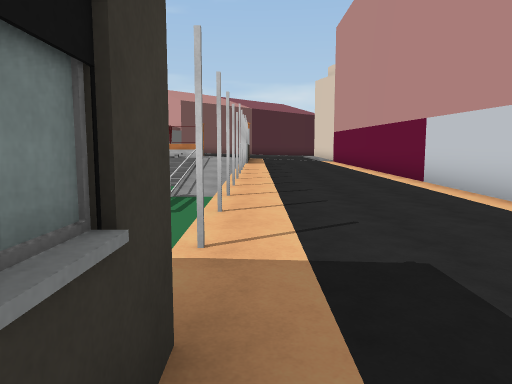
[1] (above)

16 first-person views from a walk through a Unity game level. The camera is 1.5 m above the floor, tilts 6° down and sees 70° across. Doors are open. The floor is counted in squares, 2 m on a side. Each view is taken from the middle of a square. On the plan, view 1 faces up. The plan holds only what a view shows up to about 11 squares ahead; the rest is blank. The place goes on beyond the plan. The player is left out. Some surface patterns are stand-ins.

[2]
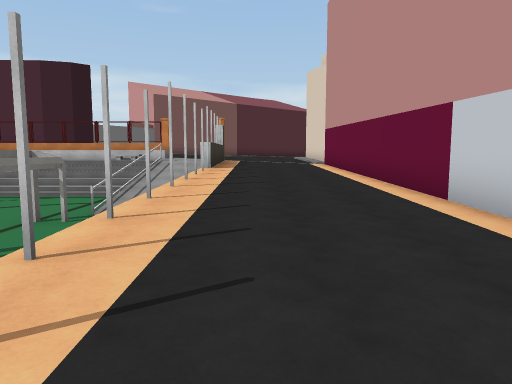

[3]
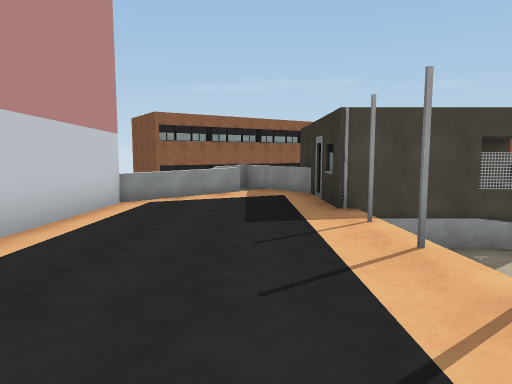

[4]
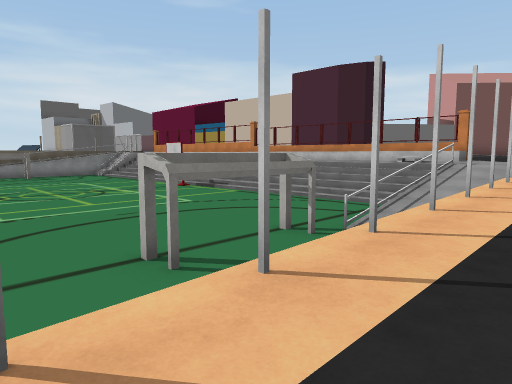

[5]
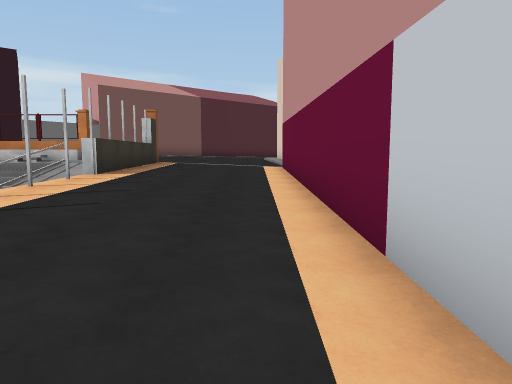

[6]
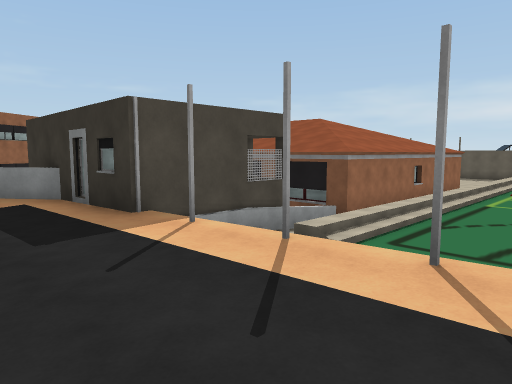

[7]
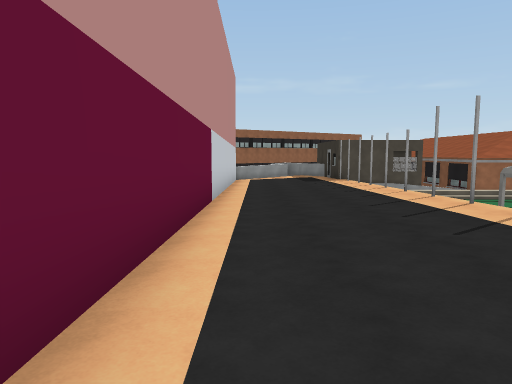

[8]
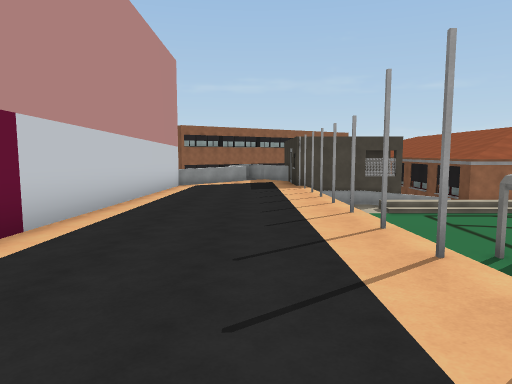

[9]
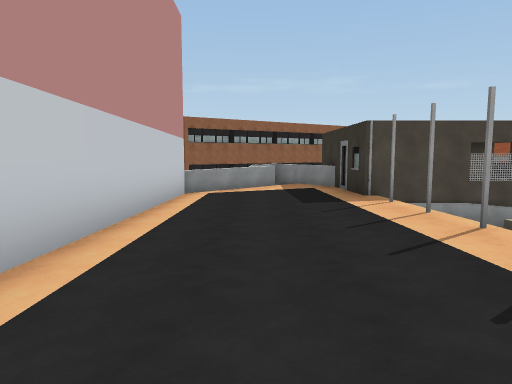

[10]
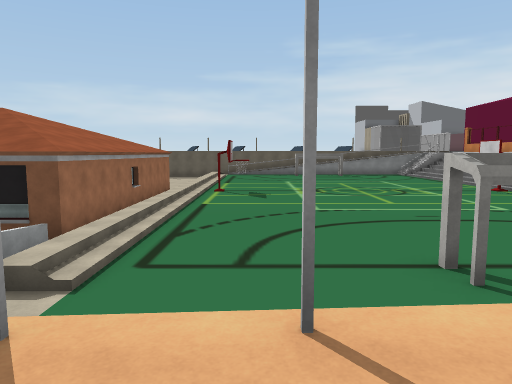

[11]
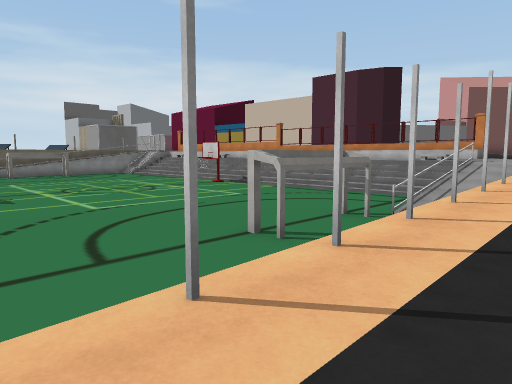

[12]
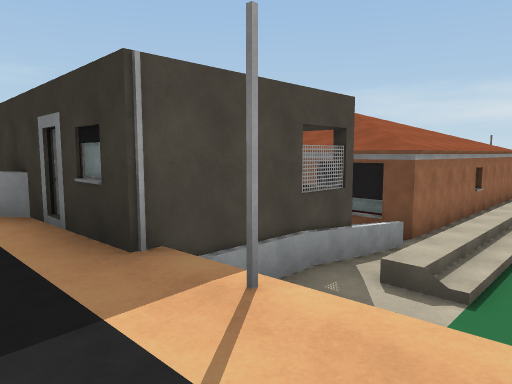

[13]
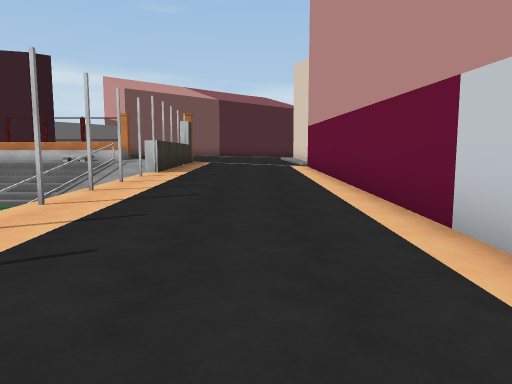

[14]
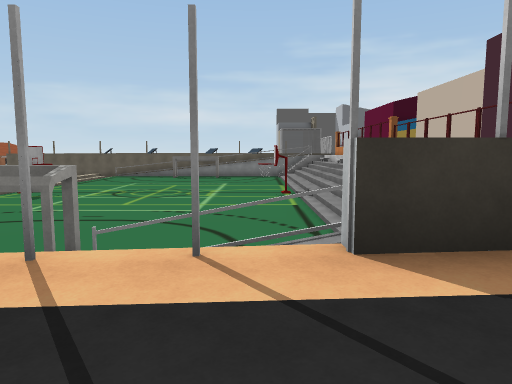

[15]
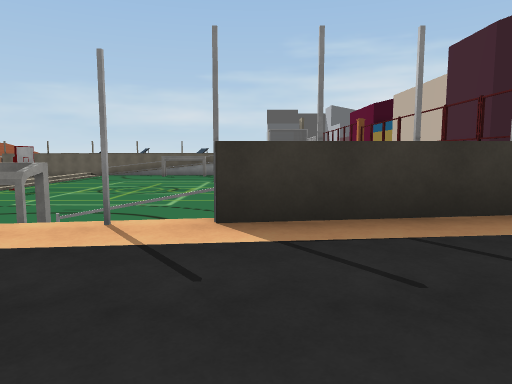

[16]
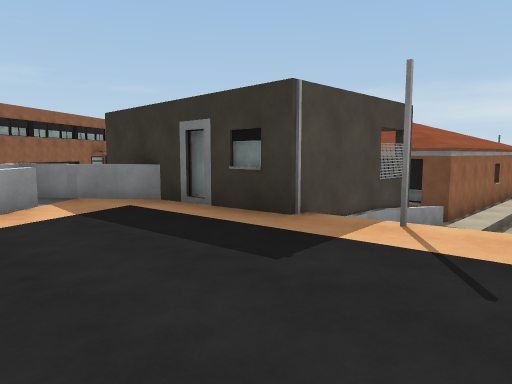

### Floor plan
Key: @ floor where view 1 was taken; # wall or solid block; x gap in a wall; . main floor; - floor 0.25 m lower than the main floor; _ floor 0.5 m lower than the main floor; : floor 0.75 m higher than the main floor; + floor 1 m higher than the main floor; * floor 1.25 m higher than the main floor; % floor 1.5 m higher than the main floor; & floor 1.75 m higher than the main floor; / step, stairs or slope; = window, fence, low wall or low ledge; v drop or lower ground.
Columns run from 12 left of view 1 to 4 right of it. Each row starts with its distance up from view 1.
 16        /////=&&&#
 15    /////////#&&%#
 14    .......//#&%%#
 13    .......//=&%%#
 12   ........//&%%%#
 11   ..........%%%%#
 10   ..........x%%*#
  9   ..........x%**#
  8  ...........%***#
  7  ........#..%***#
  6  ...........=***#
  5  ...........=**+#
  4  ...........=*++#
  3   ////////..=+++#
  2   ______/-..++++#
  1 #######==###+++:#
  0       # v  #@++:#
 -1       #    #++:##
 -2            #=+=#
 -3             #++
 -4             #==

Where each view was taken, in squares from view 1:
view 1: 0 up, 0 right, facing up
view 2: 3 up, 1 right, facing up
view 3: 7 up, 1 right, facing down
view 4: 5 up, 1 right, facing up-left
view 5: 6 up, 3 right, facing up
view 6: 6 up, 2 right, facing down-left
view 7: 16 up, 3 right, facing down
view 8: 13 up, 1 right, facing down
view 9: 9 up, 2 right, facing down
view 10: 5 up, 1 right, facing left
view 11: 3 up, 1 right, facing up-left
view 12: 4 up, 1 right, facing down-left
view 13: 5 up, 2 right, facing up
view 14: 13 up, 2 right, facing left
view 15: 14 up, 3 right, facing left
view 16: 4 up, 3 right, facing down-left
